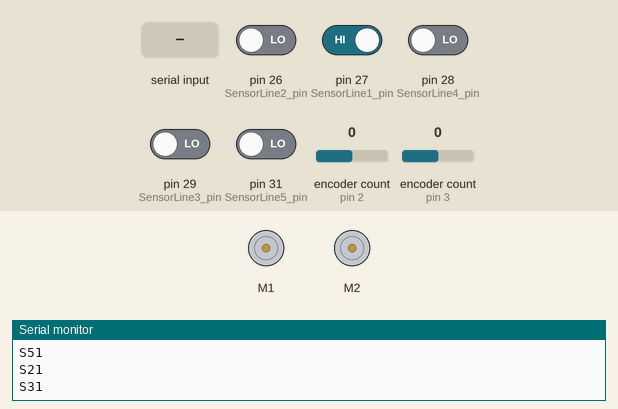
The sketch below on a simulated Arduino Mega 2560, built with avr-gcc and run on an emulated ATmega2560. Parts: 2 × DC motor (green arrow = forward, orange = backward, longer = faster), the last lines printed to the serial monitor. The inputs (shaded band) are chosen by the test bench; at power-on: pin 27 (SensorLine1_pin) HIGH, pin 26 (SensorLine2_pin), pin 28 (SensorLine4_pin), pin 29 (SensorLine3_pin), pin 31 (SensorLine5_pin) LOW, encoder count (sensors on pin 2, pin 3) 0.

Above: at 1.2 s.
1.3 s: "a" received over Serial
At 2.2 s:
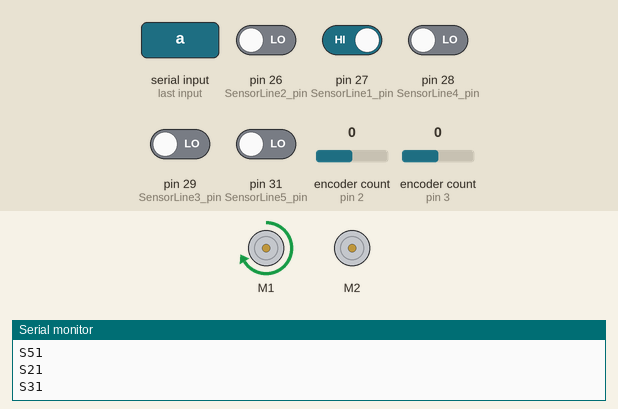
2.8 s: "c" received over Serial
At 3.2 s:
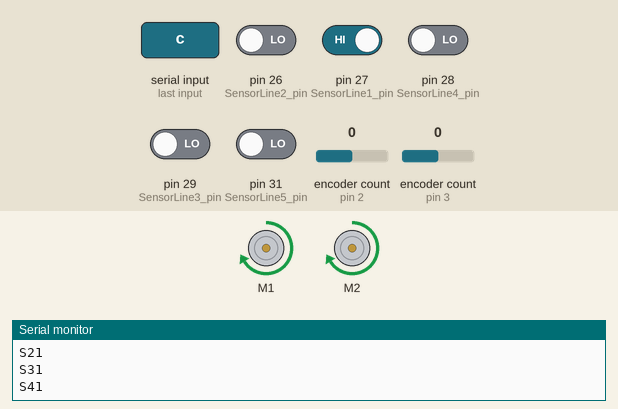
4.3 s: "x" received over Serial
At 5.3 s:
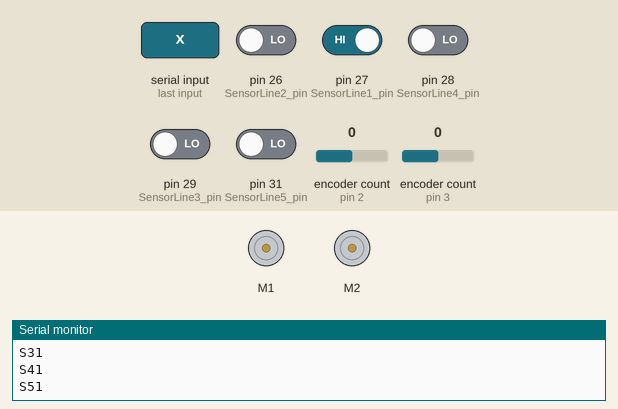
5.8 s: "d" received over Serial
At 7.0 s:
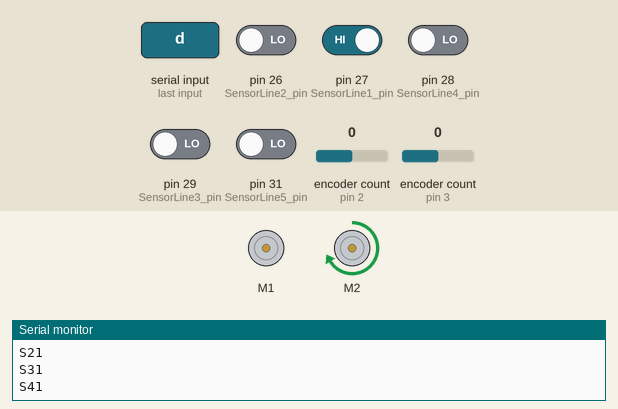
7.3 s: "b" received over Serial
At 8.1 s:
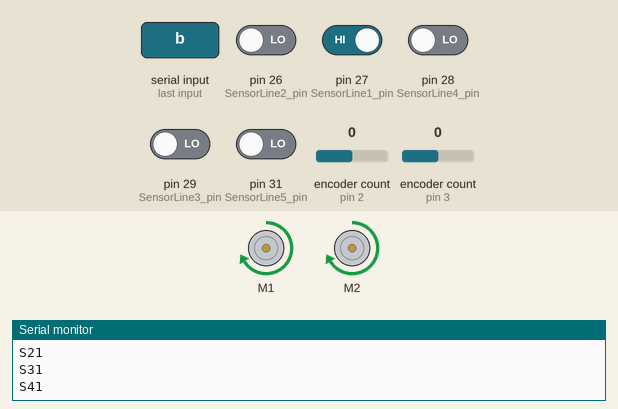
Timing chart, 0 to 9.8 s (numbered marks = the images above; inputs shaded):
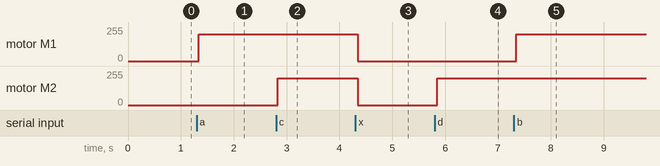

The sketch:

DCMotorTest_04.ino
```cpp
/*
This is a test sketch for the Adafruit assembled Motor Shield for Arduino v2
It won't work with v1.x motor shields! Only for the v2's with built in PWM
control

For use with the Adafruit Motor Shield v2
---->	http://www.adafruit.com/products/1438
Mauricio:
Connexion du capteur de ligne
*/

#include <Wire.h>
#include <Adafruit_MotorShield.h>
#include <Encoder.h>

Encoder knobGauche(2, 4);
Encoder knobDroite(3, 5);


uint8_t token = 0;
// Create the motor shield object with the default I2C address
//Adafruit_MotorShield AFMS = Adafruit_MotorShield();
// Or, create it with a different I2C address (say for stacking)
 Adafruit_MotorShield AFMS = Adafruit_MotorShield(0x60);


// Select which 'port' M1, M2, M3 or M4. In this case, M1
Adafruit_DCMotor *myMotorGauche = AFMS.getMotor(1);
Adafruit_DCMotor *myMotorDroite = AFMS.getMotor(2);
// You can also make another motor on port M2
//Adafruit_DCMotor *myOtherMotor = AFMS.getMotor(2);

static unsigned long lastMilli  = 0;
static unsigned long lastMilli2 = 0;

void TestLineSensor(int SensorX,int SensorLineX_answer, int SensorLineX_answer_old);

const int SensorLine1_pin = 27;
const int SensorLine2_pin = 26;
const int SensorLine3_pin = 29;
const int SensorLine4_pin = 28;
const int SensorLine5_pin = 31;

static int SensorLine1_answer = 0 ;
static int SensorLine2_answer = 0 ;
static int SensorLine3_answer = 0 ;
static int SensorLine4_answer = 0 ;
static int SensorLine5_answer = 0 ;

static int SensorLine1_answer_old = 0 ;
static int SensorLine2_answer_old = 0 ;
static int SensorLine3_answer_old = 0 ;
static int SensorLine4_answer_old = 0 ;
static int SensorLine5_answer_old = 0 ;


void setup() {
  Serial.begin(9600);           // set up Serial library at 9600 bps
  Serial.println("Adafruit Motorshield v2 - DC Motor test!");

  AFMS.begin();  // create with the default frequency 1.6KHz
  //AFMS.begin(1000);  // OR with a different frequency, say 1KHz

  // Set the speed to start, from 0 (off) to 255 (max speed)
  myMotorGauche->setSpeed(150);
  myMotorGauche->run(FORWARD);
  // turn on motor
  myMotorGauche->run(RELEASE);

  myMotorDroite->setSpeed(150);
  myMotorDroite->run(FORWARD);
  // turn on motor
  myMotorDroite->run(RELEASE);
  token=0;
  lastMilli  = millis();
  lastMilli2 = millis();
  pinMode(SensorLine1_pin, INPUT);
  pinMode(SensorLine2_pin, INPUT);
  pinMode(SensorLine3_pin, INPUT);
  pinMode(SensorLine4_pin, INPUT);
  pinMode(SensorLine5_pin, INPUT);

}

void loop() {
  uint8_t i;
  long newGauche, newDroite;
  static long limit_knob_Gauche=0;
  static long limit_knob_Droite=0;

  newGauche = knobGauche.read();
  newDroite = knobDroite.read();

  switch (token)
  {
    case 0:
    {
      if(millis()-lastMilli > 10){
      myMotorGauche->setSpeed(0);
      myMotorDroite->setSpeed(0);
      knobGauche.write(0);
      knobDroite.write(0);
      myMotorGauche->run(RELEASE);
      myMotorDroite->run(RELEASE);
      lastMilli = millis();
      }
    }break;

    case 1:
    {
      Serial.println("case1");

      myMotorGauche->run(FORWARD);
      myMotorGauche->setSpeed(200);

      limit_knob_Gauche=5000;
      token = 99;
      Serial.print ("Encoder=");
      Serial.println(newGauche);
    }break;

    case 2:
    {
      Serial.println("case2");

      myMotorGauche->run(FORWARD);
      myMotorGauche->setSpeed(200);

      limit_knob_Gauche=15000;
      token = 99;
      Serial.print ("Encoder=");
      Serial.println(newGauche);
    }break;

    case 3:
    {
      Serial.println("case3");

      myMotorDroite->run(FORWARD);
      myMotorDroite->setSpeed(200);

      limit_knob_Droite=5000;
      token = 99;
      Serial.print ("Encoder=");
      Serial.println(newDroite);
    }break;

    case 4:
    {
      Serial.println("case4");

      myMotorDroite->run(FORWARD);
      myMotorDroite->setSpeed(200);

      limit_knob_Droite=15000;
      token = 99;
      Serial.print ("Encoder=");
      Serial.println(newDroite);
    }break;


    case 99:
    {
      if (newGauche>limit_knob_Gauche)
      {
        token = 0;
        Serial.println("ending case");
        Serial.print ("Encoder=");
        Serial.println(newGauche);
      }
      if (newDroite>limit_knob_Droite)
      {
        token = 0;
        Serial.println("ending case");
        Serial.print ("Encoder=");
        Serial.println(newDroite);
      }
    }break;
  }

  if (Serial.available()>0)
  {
    char var_read;
    var_read=Serial.read();
    if (var_read=='a') token = 1;
    if (var_read=='b') token = 2;
    if (var_read=='c') token = 3;
    if (var_read=='d') token = 4;
    if (var_read=='x')
    {
      token = 0;
      Serial.print ("Encoder=");
      Serial.println(newGauche);
      Serial.println("exit");

    }

    if (var_read=='r')
    {
      token = 0;
      Serial.print ("Retablir I2C");
      AFMS.begin();  // create with the default frequency 1.6KHz
    }


  }
  SensorLine1_answer = digitalRead(SensorLine1_pin);
  TestLineSensor(1,SensorLine1_answer,SensorLine1_answer_old);

  SensorLine2_answer = digitalRead(SensorLine2_pin);
  TestLineSensor(2,SensorLine2_answer,SensorLine2_answer_old);

  SensorLine3_answer = digitalRead(SensorLine3_pin);
  TestLineSensor(3,SensorLine3_answer,SensorLine3_answer_old);

  SensorLine4_answer = digitalRead(SensorLine4_pin);
  TestLineSensor(4,SensorLine4_answer,SensorLine4_answer_old);

  SensorLine5_answer = digitalRead(SensorLine5_pin);
  TestLineSensor(5,SensorLine5_answer,SensorLine5_answer_old);

  /*if(millis()-lastMilli2 > 100)
  {
    Serial.println(SensorLine1_answer);
  }*/

  SensorLine1_answer_old = SensorLine1_answer;
  SensorLine2_answer_old = SensorLine2_answer;
  SensorLine3_answer_old = SensorLine3_answer;
  SensorLine4_answer_old = SensorLine4_answer;
  SensorLine5_answer_old = SensorLine5_answer;

}

void TestLineSensor(int SensorX,int SensorLineX_answer, int SensorLineX_answer_old)
{

  SensorLineX_answer = digitalRead(SensorLine1_pin);
    if (SensorLineX_answer != SensorLineX_answer_old)
    {
      if (SensorLineX_answer == 1 ) {Serial.print("S");Serial.print(SensorX);Serial.println("1");}
      else                          {Serial.print("S");Serial.print(SensorX);Serial.println("0");}
    }
}
```

Measured:
- after the input at 1.3 s, motor M1: stopped → forward 200/255 at once
- after the input at 2.8 s, motor M2: stopped → forward 200/255 at once
- after the input at 4.3 s, motor M1, motor M2: forward 200/255 → stopped at once
- after the input at 5.8 s, motor M2: stopped → forward 200/255 after 0.05 s
- after the input at 7.3 s, motor M1: stopped → forward 200/255 at once
